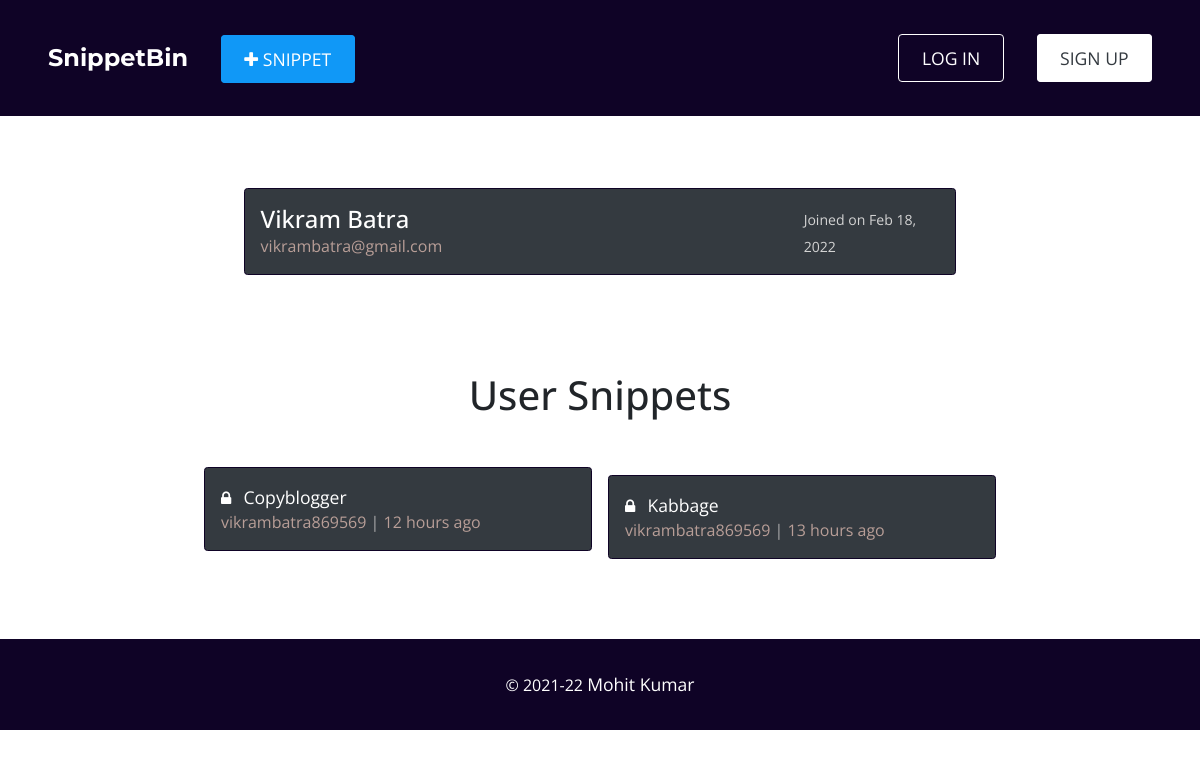
Page /u/vikrambatra869569/ on the earlier database version.
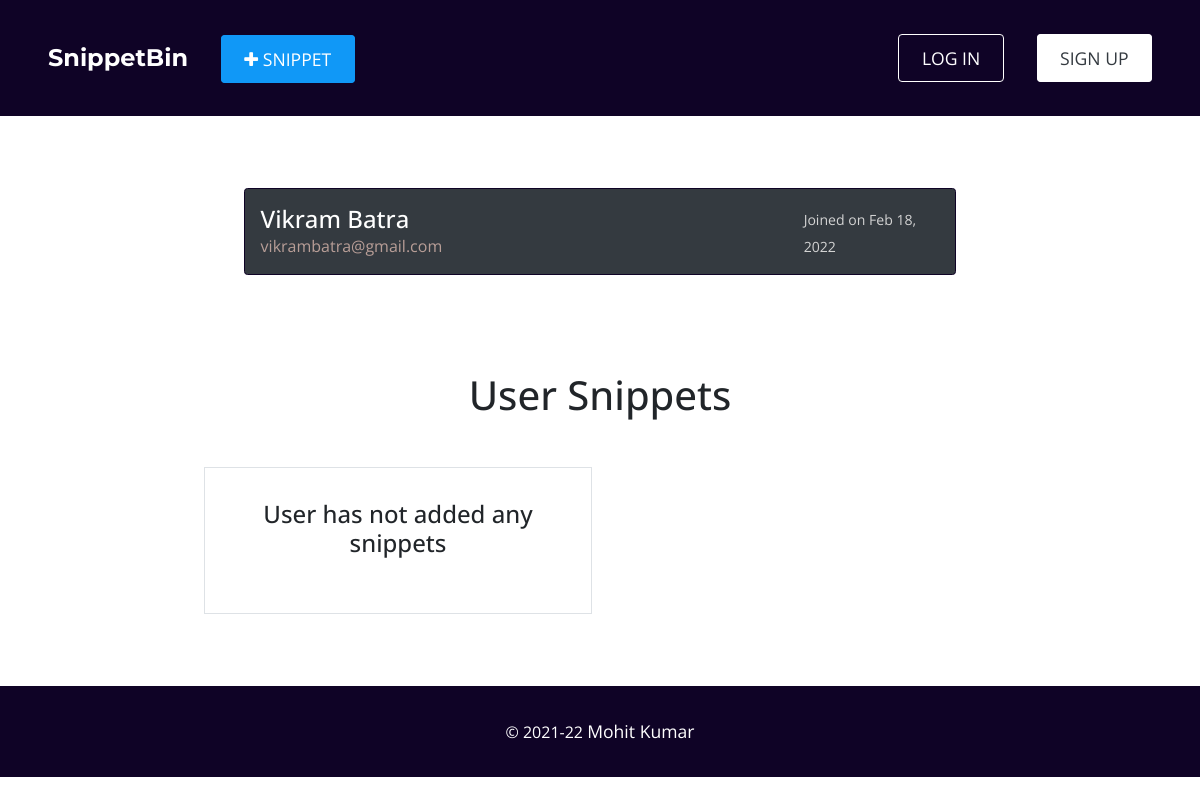
Same page on the later database version.
### snippet/models.py (models this page shows)
class Snippet(models.Model):
  id = models.UUIDField(default = uuid.uuid4, unique = True, primary_key = True, editable = False)
  user = models.ForeignKey(User, on_delete = models.CASCADE)
  title = models.CharField(verbose_name = 'Title', max_length = 255)
  snippet = models.TextField(verbose_name = 'Snippet')
  is_encrypted = models.BooleanField(verbose_name = 'Is Encrypted', default = False)
  has_expiry = models.BooleanField(verbose_name = 'Has Expiry', default = False)
  created_at = models.DateTimeField(auto_now_add = True)
  expiration_date = models.DateTimeField(blank = True, null = True)
  expired = models.BooleanField(default = False, blank = True, null = True)
  def __str__(self):
    return str(self.id)
  def extract_delta_datetime(self):
    now = datetime.datetime.now()
    created_at = self.created_at
    created_at = created_at + datetime.timedelta(hours = 5, minutes = 30)
    start_tz = created_at.replace(tzinfo = timezone('UTC'))
    end_tz = now.replace(tzinfo = timezone('UTC'))
    val, show_type = find_datetime_delta(start_tz, end_tz)
    if show_type:
      show_type = show_type if val == 1 else show_type + 's'
    result = f'{val} {show_type} ago' if show_type else f'{val}'
    return result
  def if_has_expired(self):
    flag = False
    if self.has_expiry:
      now = datetime.datetime.now()
      created_at = self.created_at
      expiration_date = self.expiration_date
      start_tz = created_at.replace(tzinfo = timezone('UTC'))
      now_tz = now.replace(tzinfo = timezone('UTC'))
      if not expiration_date:
        expire_tz = start_tz + datetime.timedelta(days = 1)
      else:
        expire_tz = expiration_date.replace(tzinfo = timezone('UTC'))
      expire_tz = expire_tz + datetime.timedelta(hours = 5, minutes = 30)
      if now_tz > expire_tz:
        flag = True
    return flag

### account/models.py (models this page shows, shortened)
class User(AbstractBaseUser, PermissionsMixin):
    id = models.UUIDField(default=uuid.uuid4, unique=True, primary_key=True, editable=False)
    username = models.CharField(
      verbose_name='Username',
      max_length=40,
      validators=[
        RegexValidator(
          regex=USERNAME_REGEX,
          message='username must be alphanumeric. Can contain characters like @ . - _',
          code='invalid_username'
        )
      ]
    )
    email = models.EmailField(verbose_name='Email Address', max_length=120, unique=True)
    name = models.CharField(verbose_name='Your Full Name', max_length=50)
    date_joined = models.DateTimeField(verbose_name='Date Joined', auto_now_add=True)
    is_admin = models.BooleanField(verbose_name='Admin User', default=False)
    is_staff = models.BooleanField(verbose_name='Staff User', default=False)
    is_superuser = models.BooleanField(verbose_name='Super User', default=False)
    is_active = models.BooleanField(verbose_name='Active User', default=True)
    USERNAME_FIELD = 'email'
    objects = UserManager()

### home/views.py (the view)
# urls.py: path('u/<str:username>/', views.dashboard_view, name = 'dashboard')
def dashboard_view(request, username):
  context = {}
  logged_in_user = request.user if request.user.is_authenticated else None
  if not logged_in_user or logged_in_user.username != username:
    context['is_other_user'] = True
  else:
    context['is_other_user'] = False
  try:
    user = User.objects.get(username = username)
  except User.DoesNotExist:
    messages.info(request, 'Requested user\'s profile doesnot exists')
    return redirect('home:home')
  except MultipleObjectsReturned:
    user = User.objects.filter(username = username).first()
  snippets_of_user = Snippet.objects.filter(user = user).order_by('-created_at')
  private_r = Count('snippet', filter = Q(is_encrypted = True))
  ans = Snippet.objects.annotate(private_r = private_r)
  print(ans)
  context['user'] = user
  context['snippets'] = snippets_of_user
  return render(request, 'home/dashboard.html', context)

### snippet/utils.py (called while the page is built)
def find_datetime_delta(start, end):
  val = end.strftime("%b %d, %Y")
  show_type = None
  delta = end - start
  days_passed = delta.days
  seconds_passed = delta.seconds
  if days_passed == 0:
    if seconds_passed > 3600:
      v = seconds_passed // 3600 # hours
      t = 'hour'
    elif seconds_passed >= 60 and seconds_passed <= 3600:
      """ minutes ago """
      v = (seconds_passed // 60) % 60  # minutes
      t = 'minute'
    else:
      """ seconds ago """
      v = seconds_passed # seconds
      t = 'second'
    val = v
    show_type = t
  elif days_passed > 0 and days_passed <= 30:
    """ days ago """
    val = days_passed # days
    show_type = 'day'
  elif days_passed > 30 and days_passed <= 120:
    """ months ago """
    val = days_passed // 30 # month
    show_type = 'month'
  return val, show_type

### home/templates/home/dashboard.html (shortened to what this page needs)
{% extends 'base.html' %}
{% load static %}
{% block content %}
<div class="mk-container">
  <div class="snippet-card" style="width:90%">
    <div class="card-left-content">
      <div class="upper-content">
        <h4>{{ user.name }}</h4>
      </div>
      <div class="lower-content">
        <span>{{ user.email }}</span>
      </div>
    </div>
    <div class="card-right-content">
      <a style="color: lightgrey"><small>Joined on {{ user.date_joined|date:"M d, Y" }}</small></a>
    </div>
  </div>
</div>
<div class="mk-container">
  <h1 class="text-center mb-5">User Snippets</h1>
  <div class="snippets-wrapper">
    {% if snippets %}
      {% for snippet in snippets %}
        <div class="snippet-card">
          <div class="card-left-content">
            <div class="upper-content">
              {% if snippet.is_encrypted %}
                <i class="fa fa-lock mr-2"></i>
              {% endif %}
              <a href="{% url 'snippet:snippet_detail' snippet.id %}" class="snippet-title">{{ snippet.title }}</a>
            </div>
            <div class="lower-content">
              <span>{{ snippet.user.username }}</span>
              <span>{{ snippet.extract_delta_datetime }}</span>
            </div>
          </div>
        </div>
      {% endfor %}
    {% else %}
      <div class="message-box border">
        <h4 class="mb-4">User has not added any snippets</h4>
      </div>
    {% endif %}
  </div>
</div>
{% endblock content %}

Differences in the rows shown:
removed Snippet: is_encrypted True (drawn), title "Copyblogger", user.username "vikrambatra869569", extract_delta_datetime "12 hours ago"
removed Snippet: is_encrypted True (drawn), title "Kabbage", user.username "vikrambatra869569", extract_delta_datetime "13 hours ago"
Other differences:
text now shown: "User has not added any snippets"
